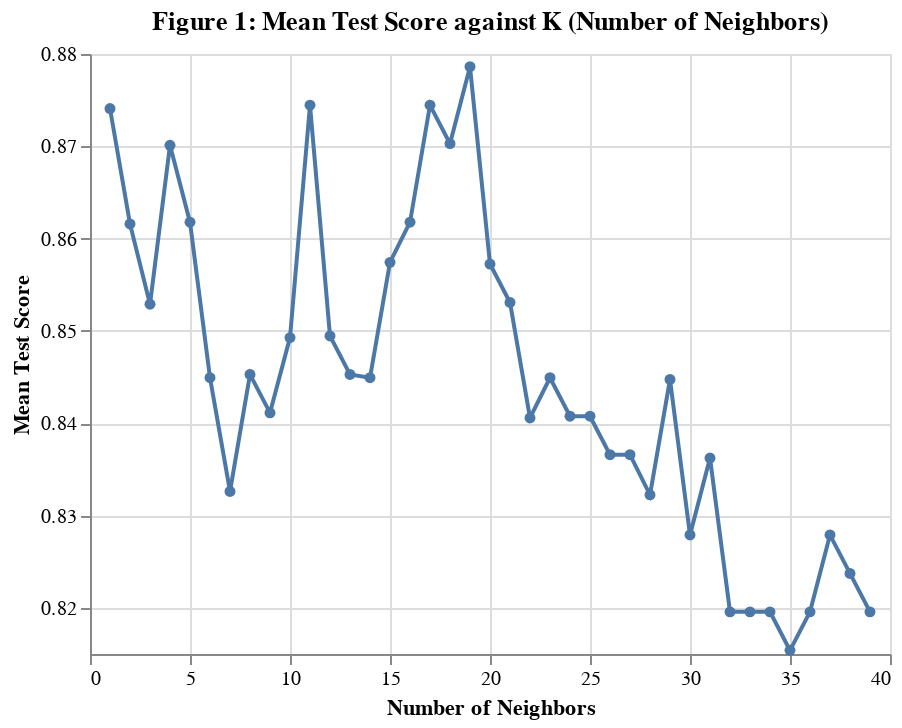

Notebook code cell kept with this figure:
### Code cell
accuracy_versus_k_grid = (
    alt.Chart(accuracies_grid)
    .mark_line(point=True)
    .properties(title='Figure 1: Mean Test Score against K (Number of Neighbors)')
    .encode(
        x = alt.X('param_kneighborsclassifier__n_neighbors', title='Number of Neighbors', scale=alt.Scale(zero=False)),
        y = alt.Y('mean_test_score', title='Mean Test Score', scale=alt.Scale(zero=False))
    )
)
 
accuracy_versus_k_grid

### Figure 1 — Vega-Lite specification as saved in the notebook (floating-point values rounded to 4 significant figures)
{"config": {"view": {"continuousWidth": 400, "continuousHeight": 300}}, "data": {"name": "data-669f8a98335cca44b1932c44c6bf84ae"}, "mark": {"type": "line", "point": true}, "encoding": {"x": {"field": "param_kneighborsclassifier__n_neighbors", "scale": {"zero": false}, "title": "Number of Neighbors", "type": "quantitative"}, "y": {"field": "mean_test_score", "scale": {"zero": false}, "title": "Mean Test Score", "type": "quantitative"}}, "title": "Figure 1: Mean Test Score against K (Number of Neighbors)", "$schema": "https://vega.github.io/schema/vega-lite/v4.17.0.json", "datasets": {"data-669f8a98335cca44b1932c44c6bf84ae": [{"mean_fit_time": 0.002298, "std_fit_time": 0.0007057, "mean_score_time": 0.002139, "std_score_time": 0.0003428, "param_kneighborsclassifier__n_neighbors": 1, "params": {"kneighborsclassifier__n_neighbors": 1}, "split0_test_score": 0.875, "split1_test_score": 0.8333, "split2_test_score": 0.875, "split3_test_score": 0.875, "split4_test_score": 0.9583, "split5_test_score": 0.7917, "split6_test_score": 0.9167, "split7_test_score": 0.8333, "split8_test_score": 0.913, "split9_test_score": 0.8696, "mean_test_score": 0.8741, "std_test_score": 0.04535, "rank_test_score": 4}, {"mean_fit_time": 0.002002, "std_fit_time": 0.000184, "mean_score_time": 0.001904, "std_score_time": 0.0001357, "param_kneighborsclassifier__n_neighbors": 2, "params": {"kneighborsclassifier__n_neighbors": 2}, "split0_test_score": 0.875, "split1_test_score": 0.875, "split2_test_score": 0.8333, "split3_test_score": 0.8333, "split4_test_score": 0.875, "split5_test_score": 0.7917, "split6_test_score": 0.875, "split7_test_score": 0.875, "split8_test_score": 0.913, "split9_test_score": 0.8696, "mean_test_score": 0.8616, "std_test_score": 0.03177, "rank_test_score": 9}, {"mean_fit_time": 0.002039, "std_fit_time": 0.0001923, "mean_score_time": 0.001923, "std_score_time": 0.0001227, "param_kneighborsclassifier__n_neighbors": 3, "params": {"kneighborsclassifier__n_neighbors": 3}, "split0_test_score": 0.7917, "split1_test_score": 0.875, "split2_test_score": 0.8333, "split3_test_score": 0.8333, "split4_test_score": 0.9167, "split5_test_score": 0.7917, "split6_test_score": 0.9167, "split7_test_score": 0.875, "split8_test_score": 0.8261, "split9_test_score": 0.8696, "mean_test_score": 0.8529, "std_test_score": 0.04286, "rank_test_score": 13}, {"mean_fit_time": 0.002045, "std_fit_time": 0.000214, "mean_score_time": 0.001962, "std_score_time": 0.0001239, "param_kneighborsclassifier__n_neighbors": 4, "params": {"kneighborsclassifier__n_neighbors": 4}, "split0_test_score": 0.8333, "split1_test_score": 0.875, "split2_test_score": 0.8333, "split3_test_score": 0.7917, "split4_test_score": 0.9583, "split5_test_score": 0.8333, "split6_test_score": 0.875, "split7_test_score": 0.875, "split8_test_score": 0.913, "split9_test_score": 0.913, "mean_test_score": 0.8701, "std_test_score": 0.04664, "rank_test_score": 6}, {"mean_fit_time": 0.001803, "std_fit_time": 3.558e-05, "mean_score_time": 0.001785, "std_score_time": 4.671e-05, "param_kneighborsclassifier__n_neighbors": 5, "params": {"kneighborsclassifier__n_neighbors": 5}, "split0_test_score": 0.7917, "split1_test_score": 0.9167, "split2_test_score": 0.8333, "split3_test_score": 0.7917, "split4_test_score": 0.9167, "split5_test_score": 0.8333, "split6_test_score": 0.875, "split7_test_score": 0.8333, "split8_test_score": 0.913, "split9_test_score": 0.913, "mean_test_score": 0.8618, "std_test_score": 0.0487, "rank_test_score": 8}, {"mean_fit_time": 0.001818, "std_fit_time": 5.077e-05, "mean_score_time": 0.00183, "std_score_time": 6.868e-05, "param_kneighborsclassifier__n_neighbors": 6, "params": {"kneighborsclassifier__n_neighbors": 6}, "split0_test_score": 0.7917, "split1_test_score": 0.9167, "split2_test_score": 0.75, "split3_test_score": 0.75, "split4_test_score": 0.9583, "split5_test_score": 0.7917, "split6_test_score": 0.8333, "split7_test_score": 0.875, "split8_test_score": 0.8696, "split9_test_score": 0.913, "mean_test_score": 0.8449, "std_test_score": 0.06927, "rank_test_score": 19}, {"mean_fit_time": 0.001945, "std_fit_time": 0.0001841, "mean_score_time": 0.001865, "std_score_time": 0.0001029, "param_kneighborsclassifier__n_neighbors": 7, "params": {"kneighborsclassifier__n_neighbors": 7}, "split0_test_score": 0.6667, "split1_test_score": 0.9167, "split2_test_score": 0.7917, "split3_test_score": 0.7083, "split4_test_score": 0.9583, "split5_test_score": 0.7917, "split6_test_score": 0.7917, "split7_test_score": 0.875, "split8_test_score": 0.9565, "split9_test_score": 0.8696, "mean_test_score": 0.8326, "std_test_score": 0.09455, "rank_test_score": 29}, {"mean_fit_time": 0.001807, "std_fit_time": 8.369e-05, "mean_score_time": 0.001789, "std_score_time": 3.29e-05, "param_kneighborsclassifier__n_neighbors": 8, "params": {"kneighborsclassifier__n_neighbors": 8}, "split0_test_score": 0.7917, "split1_test_score": 0.9167, "split2_test_score": 0.7083, "split3_test_score": 0.7083, "split4_test_score": 0.9583, "split5_test_score": 0.875, "split6_test_score": 0.7917, "split7_test_score": 0.8333, "split8_test_score": 0.9565, "split9_test_score": 0.913, "mean_test_score": 0.8453, "std_test_score": 0.08895, "rank_test_score": 16}, {"mean_fit_time": 0.001806, "std_fit_time": 8.981e-05, "mean_score_time": 0.001805, "std_score_time": 4.918e-05, "param_kneighborsclassifier__n_neighbors": 9, "params": {"kneighborsclassifier__n_neighbors": 9}, "split0_test_score": 0.7083, "split1_test_score": 0.9167, "split2_test_score": 0.7083, "split3_test_score": 0.75, "split4_test_score": 0.9583, "split5_test_score": 0.8333, "split6_test_score": 0.8333, "split7_test_score": 0.8333, "split8_test_score": 0.9565, "split9_test_score": 0.913, "mean_test_score": 0.8411, "std_test_score": 0.09038, "rank_test_score": 22}, {"mean_fit_time": 0.001754, "std_fit_time": 4.098e-05, "mean_score_time": 0.001813, "std_score_time": 5.431e-05, "param_kneighborsclassifier__n_neighbors": 10, "params": {"kneighborsclassifier__n_neighbors": 10}, "split0_test_score": 0.75, "split1_test_score": 0.9167, "split2_test_score": 0.7083, "split3_test_score": 0.75, "split4_test_score": 0.9583, "split5_test_score": 0.875, "split6_test_score": 0.8333, "split7_test_score": 0.875, "split8_test_score": 0.913, "split9_test_score": 0.913, "mean_test_score": 0.8493, "std_test_score": 0.08107, "rank_test_score": 15}, {"mean_fit_time": 0.001814, "std_fit_time": 0.0001226, "mean_score_time": 0.001833, "std_score_time": 0.0001029, "param_kneighborsclassifier__n_neighbors": 11, "params": {"kneighborsclassifier__n_neighbors": 11}, "split0_test_score": 0.7917, "split1_test_score": 0.9167, "split2_test_score": 0.7083, "split3_test_score": 0.8333, "split4_test_score": 0.9583, "split5_test_score": 0.875, "split6_test_score": 0.9583, "split7_test_score": 0.8333, "split8_test_score": 0.9565, "split9_test_score": 0.913, "mean_test_score": 0.8745, "std_test_score": 0.07868, "rank_test_score": 2}, {"mean_fit_time": 0.001778, "std_fit_time": 5.828e-05, "mean_score_time": 0.001784, "std_score_time": 3.616e-05, "param_kneighborsclassifier__n_neighbors": 12, "params": {"kneighborsclassifier__n_neighbors": 12}, "split0_test_score": 0.75, "split1_test_score": 0.875, "split2_test_score": 0.7083, "split3_test_score": 0.7917, "split4_test_score": 0.9583, "split5_test_score": 0.875, "split6_test_score": 0.8333, "split7_test_score": 0.8333, "split8_test_score": 0.9565, "split9_test_score": 0.913, "mean_test_score": 0.8495, "std_test_score": 0.07895, "rank_test_score": 14}, {"mean_fit_time": 0.001719, "std_fit_time": 2.776e-05, "mean_score_time": 0.001768, "std_score_time": 3.712e-05, "param_kneighborsclassifier__n_neighbors": 13, "params": {"kneighborsclassifier__n_neighbors": 13}, "split0_test_score": 0.6667, "split1_test_score": 0.875, "split2_test_score": 0.75, "split3_test_score": 0.875, "split4_test_score": 0.9167, "split5_test_score": 0.7917, "split6_test_score": 0.8333, "split7_test_score": 0.875, "split8_test_score": 0.9565, "split9_test_score": 0.913, "mean_test_score": 0.8453, "std_test_score": 0.08289, "rank_test_score": 16}, {"mean_fit_time": 0.001819, "std_fit_time": 0.0001092, "mean_score_time": 0.001849, "std_score_time": 8.61e-05, "param_kneighborsclassifier__n_neighbors": 14, "params": {"kneighborsclassifier__n_neighbors": 14}, "split0_test_score": 0.75, "split1_test_score": 0.875, "split2_test_score": 0.75, "split3_test_score": 0.8333, "split4_test_score": 0.9583, "split5_test_score": 0.8333, "split6_test_score": 0.7917, "split7_test_score": 0.875, "split8_test_score": 0.8696, "split9_test_score": 0.913, "mean_test_score": 0.8449, "std_test_score": 0.06407, "rank_test_score": 19}, {"mean_fit_time": 0.001724, "std_fit_time": 1.441e-05, "mean_score_time": 0.001777, "std_score_time": 3.175e-05, "param_kneighborsclassifier__n_neighbors": 15, "params": {"kneighborsclassifier__n_neighbors": 15}, "split0_test_score": 0.75, "split1_test_score": 0.875, "split2_test_score": 0.75, "split3_test_score": 0.875, "split4_test_score": 0.9583, "split5_test_score": 0.7917, "split6_test_score": 0.9167, "split7_test_score": 0.875, "split8_test_score": 0.8696, "split9_test_score": 0.913, "mean_test_score": 0.8574, "std_test_score": 0.06728, "rank_test_score": 10}, {"mean_fit_time": 0.001712, "std_fit_time": 7.998e-06, "mean_score_time": 0.001781, "std_score_time": 3.485e-05, "param_kneighborsclassifier__n_neighbors": 16, "params": {"kneighborsclassifier__n_neighbors": 16}, "split0_test_score": 0.7917, "split1_test_score": 0.875, "split2_test_score": 0.75, "split3_test_score": 0.8333, "split4_test_score": 0.9583, "split5_test_score": 0.875, "split6_test_score": 0.8333, "split7_test_score": 0.875, "split8_test_score": 0.8696, "split9_test_score": 0.9565, "mean_test_score": 0.8618, "std_test_score": 0.06157, "rank_test_score": 7}, {"mean_fit_time": 0.001717, "std_fit_time": 1.101e-05, "mean_score_time": 0.001776, "std_score_time": 3.468e-05, "param_kneighborsclassifier__n_neighbors": 17, "params": {"kneighborsclassifier__n_neighbors": 17}, "split0_test_score": 0.7917, "split1_test_score": 0.875, "split2_test_score": 0.75, "split3_test_score": 0.8333, "split4_test_score": 0.9583, "split5_test_score": 0.875, "split6_test_score": 0.9167, "split7_test_score": 0.875, "split8_test_score": 0.913, "split9_test_score": 0.9565, "mean_test_score": 0.8745, "std_test_score": 0.06409, "rank_test_score": 2}, {"mean_fit_time": 0.001713, "std_fit_time": 9.266e-06, "mean_score_time": 0.001781, "std_score_time": 2.471e-05, "param_kneighborsclassifier__n_neighbors": 18, "params": {"kneighborsclassifier__n_neighbors": 18}, "split0_test_score": 0.75, "split1_test_score": 0.875, "split2_test_score": 0.75, "split3_test_score": 0.8333, "split4_test_score": 0.9583, "split5_test_score": 0.875, "split6_test_score": 0.9167, "split7_test_score": 0.875, "split8_test_score": 0.913, "split9_test_score": 0.9565, "mean_test_score": 0.8703, "std_test_score": 0.07038, "rank_test_score": 5}, {"mean_fit_time": 0.001741, "std_fit_time": 3.19e-05, "mean_score_time": 0.001817, "std_score_time": 6.842e-05, "param_kneighborsclassifier__n_neighbors": 19, "params": {"kneighborsclassifier__n_neighbors": 19}, "split0_test_score": 0.75, "split1_test_score": 0.875, "split2_test_score": 0.75, "split3_test_score": 0.9167, "split4_test_score": 0.9583, "split5_test_score": 0.875, "split6_test_score": 0.9167, "split7_test_score": 0.875, "split8_test_score": 0.913, "split9_test_score": 0.9565, "mean_test_score": 0.8786, "std_test_score": 0.07045, "rank_test_score": 1}, {"mean_fit_time": 0.001718, "std_fit_time": 1.573e-05, "mean_score_time": 0.001795, "std_score_time": 2.774e-05, "param_kneighborsclassifier__n_neighbors": 20, "params": {"kneighborsclassifier__n_neighbors": 20}, "split0_test_score": 0.75, "split1_test_score": 0.875, "split2_test_score": 0.75, "split3_test_score": 0.9167, "split4_test_score": 0.9583, "split5_test_score": 0.875, "split6_test_score": 0.875, "split7_test_score": 0.8333, "split8_test_score": 0.8261, "split9_test_score": 0.913, "mean_test_score": 0.8572, "std_test_score": 0.06508, "rank_test_score": 11}, {"mean_fit_time": 0.001713, "std_fit_time": 8.01e-06, "mean_score_time": 0.001795, "std_score_time": 3.334e-05, "param_kneighborsclassifier__n_neighbors": 21, "params": {"kneighborsclassifier__n_neighbors": 21}, "split0_test_score": 0.75, "split1_test_score": 0.875, "split2_test_score": 0.75, "split3_test_score": 0.9167, "split4_test_score": 0.9583, "split5_test_score": 0.8333, "split6_test_score": 0.875, "split7_test_score": 0.8333, "split8_test_score": 0.8261, "split9_test_score": 0.913, "mean_test_score": 0.8531, "std_test_score": 0.06514, "rank_test_score": 12}, {"mean_fit_time": 0.001741, "std_fit_time": 3.366e-05, "mean_score_time": 0.001817, "std_score_time": 5.71e-05, "param_kneighborsclassifier__n_neighbors": 22, "params": {"kneighborsclassifier__n_neighbors": 22}, "split0_test_score": 0.7917, "split1_test_score": 0.875, "split2_test_score": 0.75, "split3_test_score": 0.875, "split4_test_score": 0.9583, "split5_test_score": 0.8333, "split6_test_score": 0.8333, "split7_test_score": 0.75, "split8_test_score": 0.8261, "split9_test_score": 0.913, "mean_test_score": 0.8406, "std_test_score": 0.06372, "rank_test_score": 25}, {"mean_fit_time": 0.001729, "std_fit_time": 2.539e-05, "mean_score_time": 0.001819, "std_score_time": 3.468e-05, "param_kneighborsclassifier__n_neighbors": 23, "params": {"kneighborsclassifier__n_neighbors": 23}, "split0_test_score": 0.7917, "split1_test_score": 0.875, "split2_test_score": 0.7083, "split3_test_score": 0.875, "split4_test_score": 0.9583, "split5_test_score": 0.8333, "split6_test_score": 0.8333, "split7_test_score": 0.7917, "split8_test_score": 0.8696, "split9_test_score": 0.913, "mean_test_score": 0.8449, "std_test_score": 0.06672, "rank_test_score": 18}, {"mean_fit_time": 0.001856, "std_fit_time": 0.0001587, "mean_score_time": 0.001902, "std_score_time": 0.0001404, "param_kneighborsclassifier__n_neighbors": 24, "params": {"kneighborsclassifier__n_neighbors": 24}, "split0_test_score": 0.7917, "split1_test_score": 0.875, "split2_test_score": 0.7083, "split3_test_score": 0.8333, "split4_test_score": 0.9583, "split5_test_score": 0.8333, "split6_test_score": 0.8333, "split7_test_score": 0.7917, "split8_test_score": 0.8696, "split9_test_score": 0.913, "mean_test_score": 0.8408, "std_test_score": 0.06601, "rank_test_score": 23}, {"mean_fit_time": 0.001914, "std_fit_time": 0.0001135, "mean_score_time": 0.001964, "std_score_time": 0.0001107, "param_kneighborsclassifier__n_neighbors": 25, "params": {"kneighborsclassifier__n_neighbors": 25}, "split0_test_score": 0.75, "split1_test_score": 0.875, "split2_test_score": 0.75, "split3_test_score": 0.8333, "split4_test_score": 0.9583, "split5_test_score": 0.8333, "split6_test_score": 0.8333, "split7_test_score": 0.7917, "split8_test_score": 0.8696, "split9_test_score": 0.913, "mean_test_score": 0.8408, "std_test_score": 0.06333, "rank_test_score": 23}, {"mean_fit_time": 0.001925, "std_fit_time": 0.0001678, "mean_score_time": 0.001985, "std_score_time": 0.0001415, "param_kneighborsclassifier__n_neighbors": 26, "params": {"kneighborsclassifier__n_neighbors": 26}, "split0_test_score": 0.7917, "split1_test_score": 0.875, "split2_test_score": 0.7083, "split3_test_score": 0.8333, "split4_test_score": 0.9167, "split5_test_score": 0.8333, "split6_test_score": 0.8333, "split7_test_score": 0.7917, "split8_test_score": 0.8696, "split9_test_score": 0.913, "mean_test_score": 0.8366, "std_test_score": 0.05945, "rank_test_score": 26}, {"mean_fit_time": 0.00183, "std_fit_time": 4.301e-05, "mean_score_time": 0.001926, "std_score_time": 0.0001033, "param_kneighborsclassifier__n_neighbors": 27, "params": {"kneighborsclassifier__n_neighbors": 27}, "split0_test_score": 0.7083, "split1_test_score": 0.875, "split2_test_score": 0.7083, "split3_test_score": 0.8333, "split4_test_score": 0.9583, "split5_test_score": 0.8333, "split6_test_score": 0.875, "split7_test_score": 0.7917, "split8_test_score": 0.8696, "split9_test_score": 0.913, "mean_test_score": 0.8366, "std_test_score": 0.07723, "rank_test_score": 26}, {"mean_fit_time": 0.00193, "std_fit_time": 0.000172, "mean_score_time": 0.001988, "std_score_time": 0.0001268, "param_kneighborsclassifier__n_neighbors": 28, "params": {"kneighborsclassifier__n_neighbors": 28}, "split0_test_score": 0.75, "split1_test_score": 0.875, "split2_test_score": 0.7083, "split3_test_score": 0.8333, "split4_test_score": 0.9167, "split5_test_score": 0.8333, "split6_test_score": 0.875, "split7_test_score": 0.7917, "split8_test_score": 0.8261, "split9_test_score": 0.913, "mean_test_score": 0.8322, "std_test_score": 0.06412, "rank_test_score": 30}, {"mean_fit_time": 0.001876, "std_fit_time": 0.0001303, "mean_score_time": 0.001955, "std_score_time": 9.248e-05, "param_kneighborsclassifier__n_neighbors": 29, "params": {"kneighborsclassifier__n_neighbors": 29}, "split0_test_score": 0.75, "split1_test_score": 0.875, "split2_test_score": 0.75, "split3_test_score": 0.8333, "split4_test_score": 0.9583, "split5_test_score": 0.8333, "split6_test_score": 0.9167, "split7_test_score": 0.7917, "split8_test_score": 0.8696, "split9_test_score": 0.8696, "mean_test_score": 0.8447, "std_test_score": 0.06423, "rank_test_score": 21}, {"mean_fit_time": 0.001825, "std_fit_time": 6.79e-05, "mean_score_time": 0.001903, "std_score_time": 3.773e-05, "param_kneighborsclassifier__n_neighbors": 30, "params": {"kneighborsclassifier__n_neighbors": 30}, "split0_test_score": 0.75, "split1_test_score": 0.875, "split2_test_score": 0.75, "split3_test_score": 0.8333, "split4_test_score": 0.9167, "split5_test_score": 0.875, "split6_test_score": 0.8333, "split7_test_score": 0.75, "split8_test_score": 0.8261, "split9_test_score": 0.8696, "mean_test_score": 0.8279, "std_test_score": 0.05685, "rank_test_score": 31}, {"mean_fit_time": 0.001918, "std_fit_time": 0.0001629, "mean_score_time": 0.002046, "std_score_time": 0.0002105, "param_kneighborsclassifier__n_neighbors": 31, "params": {"kneighborsclassifier__n_neighbors": 31}, "split0_test_score": 0.7083, "split1_test_score": 0.9167, "split2_test_score": 0.75, "split3_test_score": 0.8333, "split4_test_score": 0.9167, "split5_test_score": 0.875, "split6_test_score": 0.8333, "split7_test_score": 0.8333, "split8_test_score": 0.8261, "split9_test_score": 0.8696, "mean_test_score": 0.8362, "std_test_score": 0.06283, "rank_test_score": 28}, {"mean_fit_time": 0.001896, "std_fit_time": 0.000106, "mean_score_time": 0.00197, "std_score_time": 8.344e-05, "param_kneighborsclassifier__n_neighbors": 32, "params": {"kneighborsclassifier__n_neighbors": 32}, "split0_test_score": 0.7083, "split1_test_score": 0.875, "split2_test_score": 0.7083, "split3_test_score": 0.8333, "split4_test_score": 0.9167, "split5_test_score": 0.875, "split6_test_score": 0.8333, "split7_test_score": 0.75, "split8_test_score": 0.8261, "split9_test_score": 0.8696, "mean_test_score": 0.8196, "std_test_score": 0.06934, "rank_test_score": 34}, {"mean_fit_time": 0.001763, "std_fit_time": 2.827e-05, "mean_score_time": 0.001895, "std_score_time": 3.855e-05, "param_kneighborsclassifier__n_neighbors": 33, "params": {"kneighborsclassifier__n_neighbors": 33}, "split0_test_score": 0.6667, "split1_test_score": 0.875, "split2_test_score": 0.75, "split3_test_score": 0.8333, "split4_test_score": 0.9167, "split5_test_score": 0.875, "split6_test_score": 0.8333, "split7_test_score": 0.75, "split8_test_score": 0.8261, "split9_test_score": 0.8696, "mean_test_score": 0.8196, "std_test_score": 0.0718, "rank_test_score": 34}, {"mean_fit_time": 0.001823, "std_fit_time": 7.529e-05, "mean_score_time": 0.00194, "std_score_time": 6.725e-05, "param_kneighborsclassifier__n_neighbors": 34, "params": {"kneighborsclassifier__n_neighbors": 34}, "split0_test_score": 0.75, "split1_test_score": 0.875, "split2_test_score": 0.7083, "split3_test_score": 0.7917, "split4_test_score": 0.9167, "split5_test_score": 0.875, "split6_test_score": 0.8333, "split7_test_score": 0.75, "split8_test_score": 0.8261, "split9_test_score": 0.8696, "mean_test_score": 0.8196, "std_test_score": 0.06414, "rank_test_score": 34}, {"mean_fit_time": 0.001799, "std_fit_time": 4.599e-05, "mean_score_time": 0.001883, "std_score_time": 5.139e-05, "param_kneighborsclassifier__n_neighbors": 35, "params": {"kneighborsclassifier__n_neighbors": 35}, "split0_test_score": 0.7083, "split1_test_score": 0.9167, "split2_test_score": 0.7083, "split3_test_score": 0.7917, "split4_test_score": 0.9167, "split5_test_score": 0.8333, "split6_test_score": 0.8333, "split7_test_score": 0.75, "split8_test_score": 0.8261, "split9_test_score": 0.8696, "mean_test_score": 0.8154, "std_test_score": 0.07209, "rank_test_score": 39}, {"mean_fit_time": 0.001905, "std_fit_time": 0.000127, "mean_score_time": 0.001988, "std_score_time": 0.0001161, "param_kneighborsclassifier__n_neighbors": 36, "params": {"kneighborsclassifier__n_neighbors": 36}, "split0_test_score": 0.75, "split1_test_score": 0.9167, "split2_test_score": 0.7083, "split3_test_score": 0.7917, "split4_test_score": 0.9167, "split5_test_score": 0.8333, "split6_test_score": 0.8333, "split7_test_score": 0.75, "split8_test_score": 0.8261, "split9_test_score": 0.8696, "mean_test_score": 0.8196, "std_test_score": 0.06679, "rank_test_score": 34}, {"mean_fit_time": 0.001893, "std_fit_time": 0.0001271, "mean_score_time": 0.00207, "std_score_time": 0.000169, "param_kneighborsclassifier__n_neighbors": 37, "params": {"kneighborsclassifier__n_neighbors": 37}, "split0_test_score": 0.75, "split1_test_score": 0.9167, "split2_test_score": 0.7083, "split3_test_score": 0.7917, "split4_test_score": 0.9583, "split5_test_score": 0.8333, "split6_test_score": 0.875, "split7_test_score": 0.75, "split8_test_score": 0.8261, "split9_test_score": 0.8696, "mean_test_score": 0.8279, "std_test_score": 0.07525, "rank_test_score": 31}, {"mean_fit_time": 0.001912, "std_fit_time": 0.0001845, "mean_score_time": 0.002038, "std_score_time": 0.0001295, "param_kneighborsclassifier__n_neighbors": 38, "params": {"kneighborsclassifier__n_neighbors": 38}, "split0_test_score": 0.75, "split1_test_score": 0.9167, "split2_test_score": 0.7083, "split3_test_score": 0.7917, "split4_test_score": 0.9583, "split5_test_score": 0.8333, "split6_test_score": 0.8333, "split7_test_score": 0.75, "split8_test_score": 0.8261, "split9_test_score": 0.8696, "mean_test_score": 0.8237, "std_test_score": 0.07366, "rank_test_score": 33}, {"mean_fit_time": 0.001964, "std_fit_time": 0.00016, "mean_score_time": 0.00204, "std_score_time": 0.0001914, "param_kneighborsclassifier__n_neighbors": 39, "params": {"kneighborsclassifier__n_neighbors": 39}, "split0_test_score": 0.7083, "split1_test_score": 0.9167, "split2_test_score": 0.7083, "split3_test_score": 0.7917, "split4_test_score": 0.9583, "split5_test_score": 0.8333, "split6_test_score": 0.8333, "split7_test_score": 0.75, "split8_test_score": 0.8261, "split9_test_score": 0.8696, "mean_test_score": 0.8196, "std_test_score": 0.07872, "rank_test_score": 34}]}}
